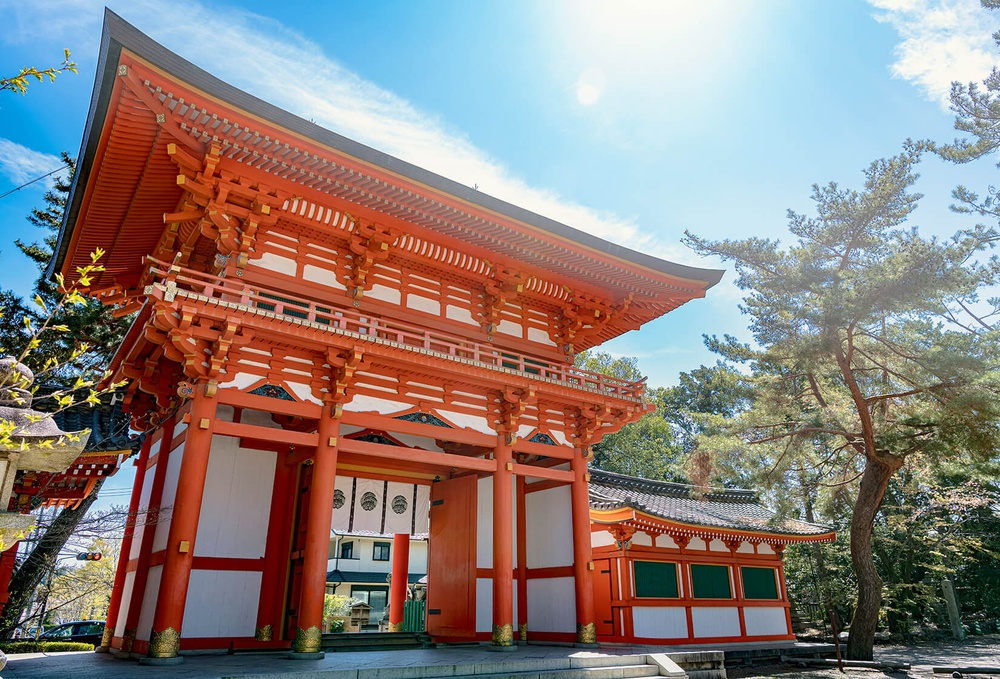
//> input picture OpenCV-C++/Resources/temple.jpg, 1000 x 679 px, shrunk from 1650 x 1120 before the run
$ ./basic_functions   (built with g++ and OpenCV 4)
//> lines starting //> are read from the running program, lines starting //| are printed output that depends on the picture; after the words box and inside, x2 and y2 are one past the last pixel; in counts of white or black regions, pixels touching at a corner belong together
#include <opencv2/imgcodecs/imgcodecs.hpp>
#include <opencv2/highgui/highgui.hpp>
#include <opencv2/imgproc.hpp>
#include <iostream>

using namespace std;
using namespace cv;

void grayscale(Mat img);
void blur(Mat img);
void edgeDetection(Mat img);
void dilate_and_erode(Mat img);

//Learning how to convert an image to grayscale, blur an image, detect edges, dilate an image, and erode an image

int main() {
	string path = "Resources/temple.jpg";
	Mat img = imread(path);
//> img is the input picture: 679 rows x 1000 cols, CV_8UC3; mean B, G, R 123.9, 127.7, 139.9

//	grayscale(img);
//	blur(img);
//	edgeDetection(img);
	dilate_and_erode(img);


}

void grayscale(Mat img) {
	Mat imgGray; //Define the grayscale iamge name


	//After reading the image, you can convert it into grayscale
	cvtColor(img, imgGray, COLOR_BGR2GRAY); //Parameters: input image, output image, and conversion

	//Show Images
	imshow("Image", img);
	imshow("Grayscale Image", imgGray);

	waitKey(0);
}

void blur(Mat img) {
	Mat imgBlur;

	GaussianBlur(img, imgBlur, Size(15, 15), 5, 0); //Parameters: input image, output image, kernel size (widthxheight), sigmaX, sigmaY

	//Show Images
	imshow("Image", img);
	imshow("Blur Image", imgBlur);

	waitKey(0);
}

void edgeDetection(Mat img) {
	Mat imgBlur;
	Mat imgCanny;
	GaussianBlur(img, imgBlur, Size(3, 3), 3, 0); //Common practice to blur the image slightly to make it easier to detect edges

	Canny(imgBlur, imgCanny, 50, 150); //Parameters: input image, output image, threshhold 1, threshhold 2

	imshow("Image", img);
	imshow("Image Canny", imgCanny);

	waitKey(0);
}

void dilate_and_erode(Mat img) {
	Mat imgBlur, imgCanny;
	Mat imgDilate, imgErode;
	GaussianBlur(img, imgBlur, Size(3, 3), 3, 0);
	Canny(imgBlur, imgCanny, 50, 150);
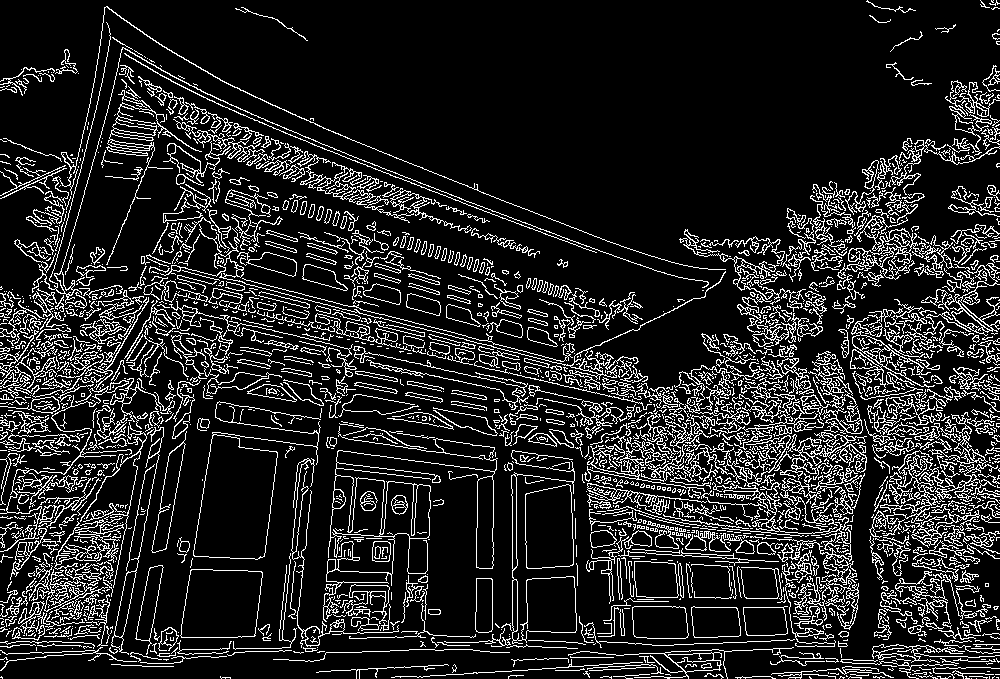
//> imgCanny: 679 rows x 1000 cols, CV_8UC1; 14.3% white in thin lines or dots

	Mat kernel = getStructuringElement(MORPH_RECT, Size(5, 5)); //Create a kernel that can be used with dilation : Increasing the size will dilate the image more : Use only odd numbers

	dilate(imgCanny, imgDilate, kernel);
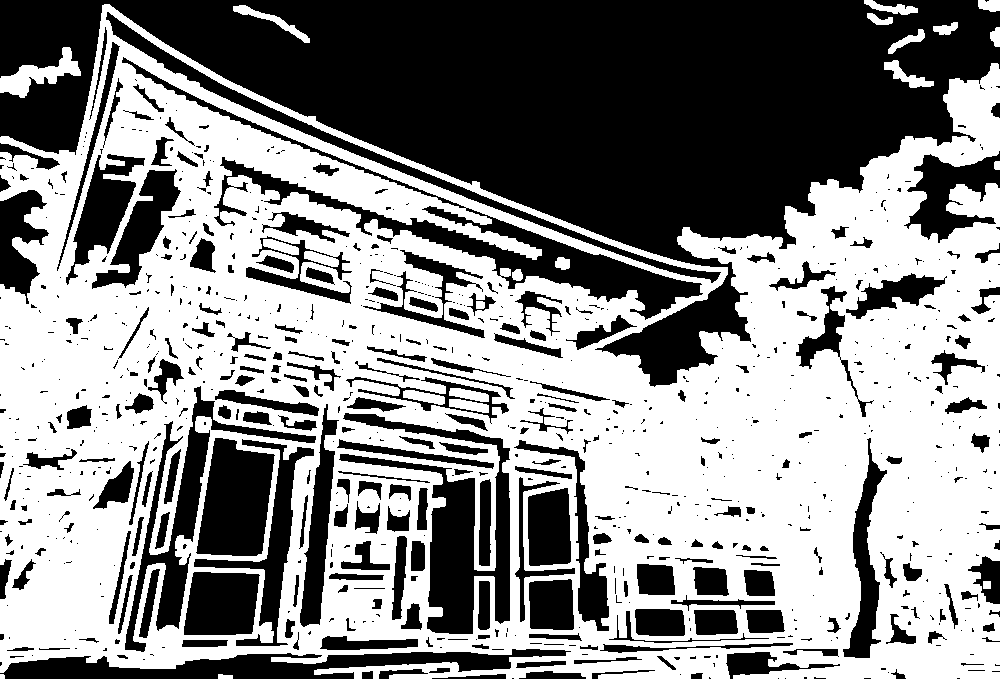
//> imgDilate: 679 rows x 1000 cols, CV_8UC1; 54.4% white; 883 black regions (590 under 20 px), largest, box (x1, y1, x2, y2) and area: (0, 0, 1000, 387) 157652, (122, 57, 703, 320) 13078, (339, 413, 510, 634) 10795
	erode(imgDilate, imgErode, kernel);
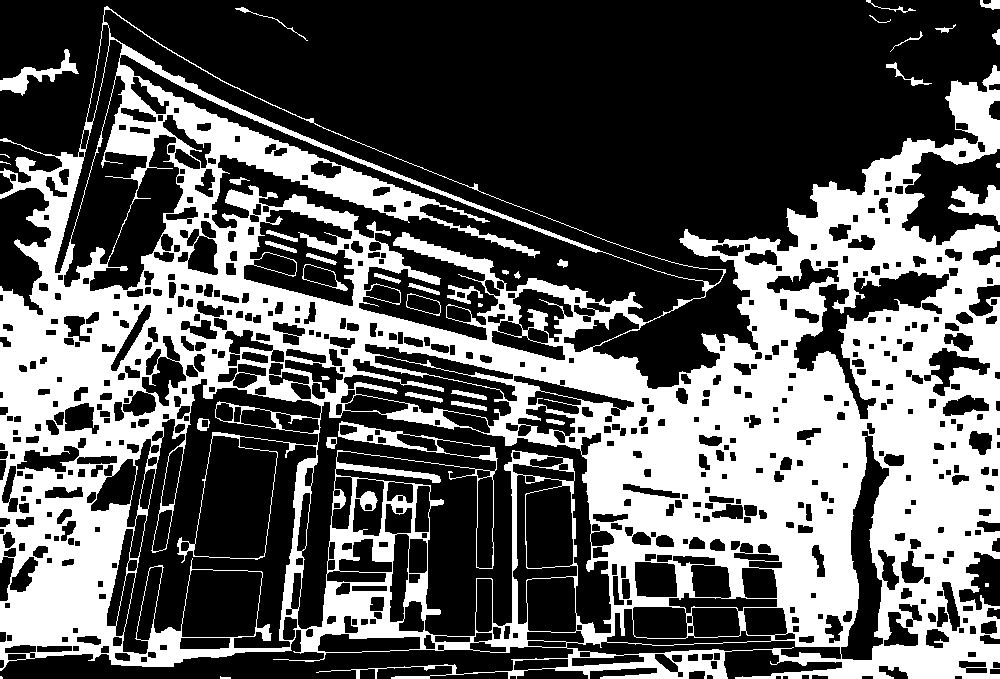
//> imgErode: 679 rows x 1000 cols, CV_8UC1; 36.7% white; 37 white regions (6 under 20 px), largest, box (x1, y1, x2, y2) and area: (0, 6, 1000, 679) 244077, (948, 185, 1000, 225) 1025, (0, 49, 79, 96) 936

	imshow("Image with Edge Detection", imgCanny);
	imshow("Dilated Image", imgDilate);
	imshow("Eroded Image", imgErode);

	waitKey(0);
}

$ run again, with OpenCV-C++/Resources/cards.jpg copied over OpenCV-C++/Resources/temple.jpg
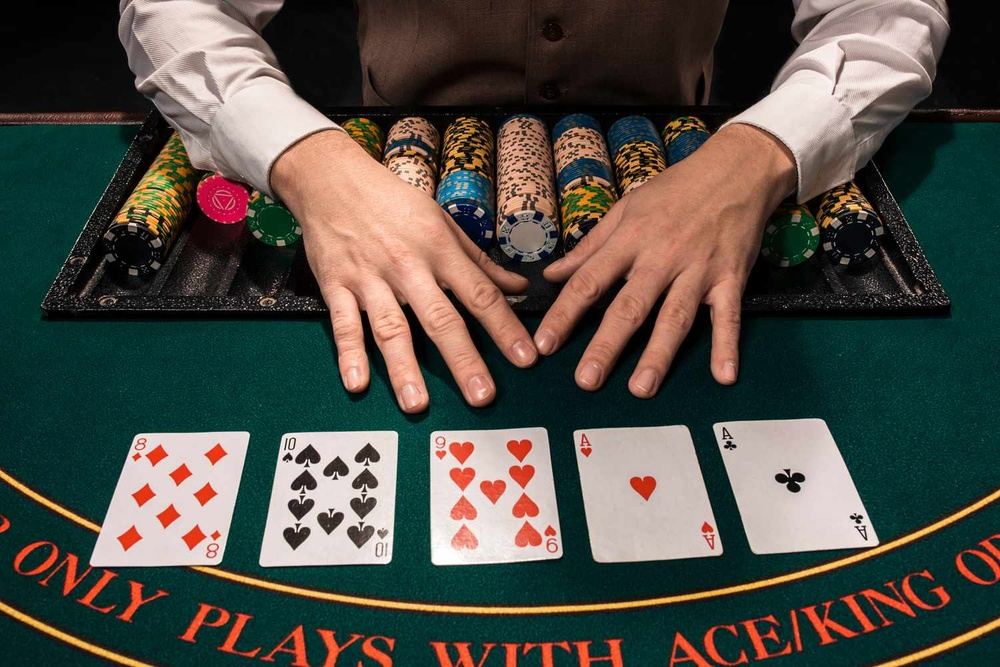
//> input picture OpenCV-C++/Resources/cards.jpg, 1000 x 667 px, shrunk from 1500 x 1000 before the run
//> img is the input picture: 667 rows x 1000 cols, CV_8UC3; mean B, G, R 71.2, 79, 81.2
//> in dilate_and_erode, `Canny(imgBlur, imgCanny, 50, 150);`:
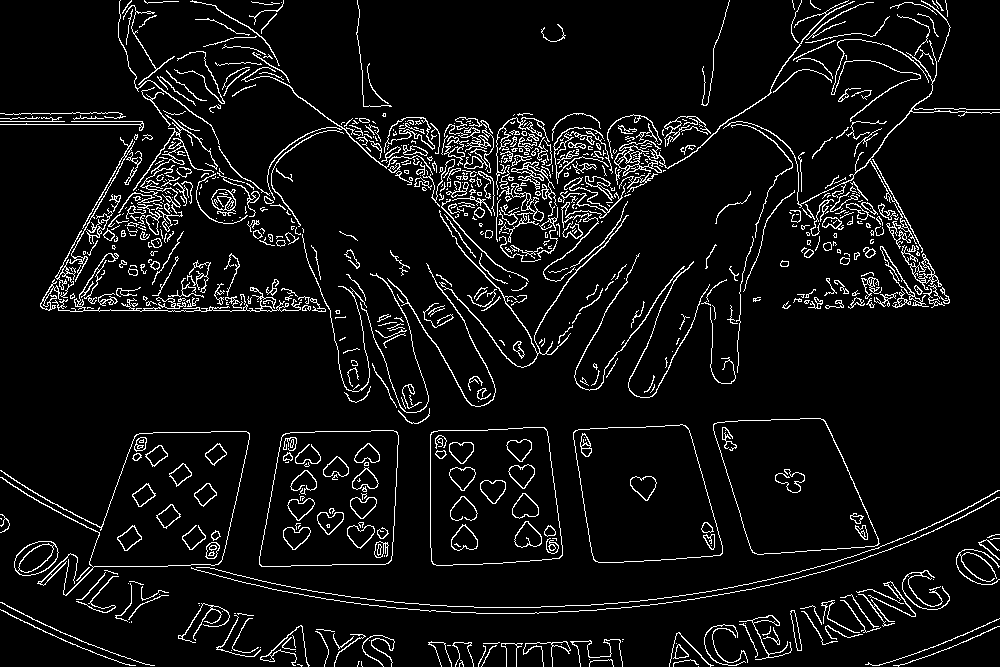
//> imgCanny: 667 rows x 1000 cols, CV_8UC1; 6.6% white in thin lines or dots
//> imgDilate: 667 rows x 1000 cols, CV_8UC1; 29.3% white; 39 white regions, largest, box (x1, y1, x2, y2) and area: (0, 0, 1000, 426) 120334, (0, 416, 1000, 625) 23117, (667, 568, 952, 667) 8947
//> in dilate_and_erode, `erode(imgDilate, imgErode, kernel);`:
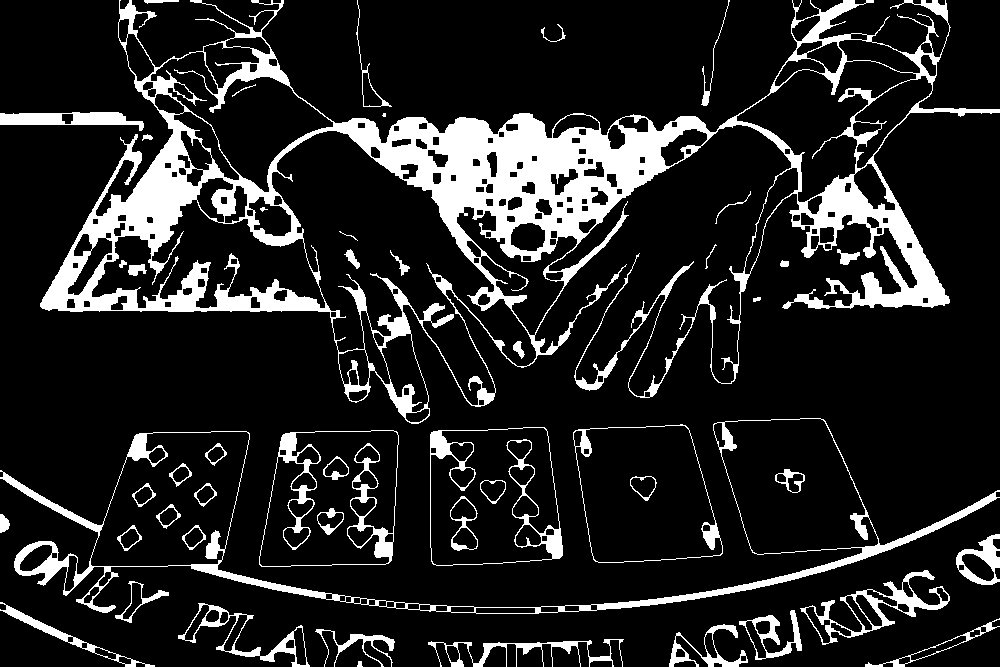
//> imgErode: 667 rows x 1000 cols, CV_8UC1; 14.3% white; 50 white regions (1 under 20 px), largest, box (x1, y1, x2, y2) and area: (40, 0, 1000, 424) 65585, (0, 418, 1000, 614) 9186, (259, 430, 399, 567) 2646

$ run again, with OpenCV-C++/Resources/banana.png saved as OpenCV-C++/Resources/temple.jpg
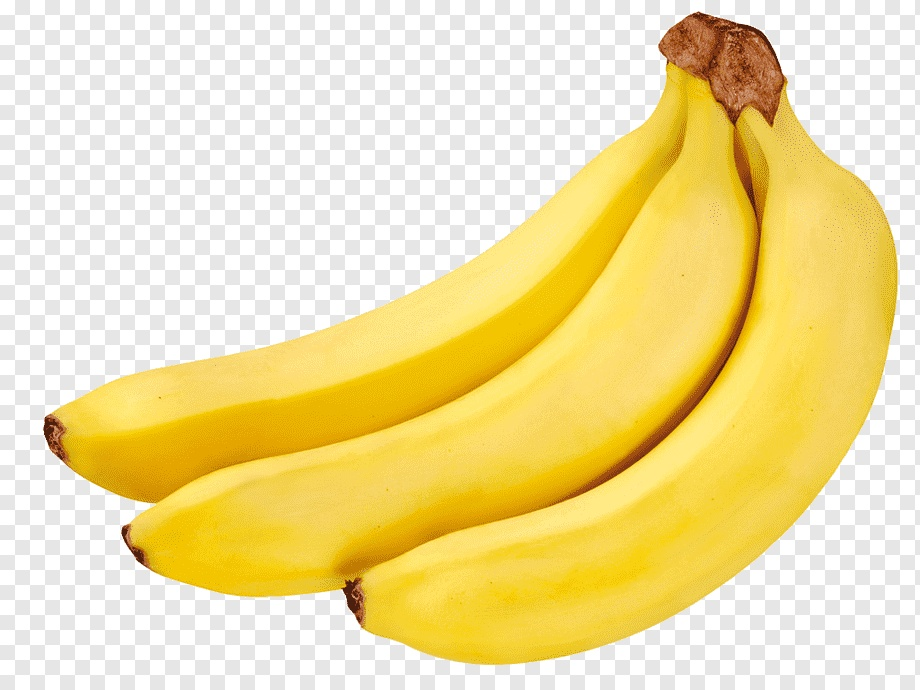
//> input picture OpenCV-C++/Resources/banana.png, 920 x 690 px
//> img is the input picture: 690 rows x 920 cols, CV_8UC3; mean B, G, R 161.7, 223.7, 241
//> in dilate_and_erode, `Canny(imgBlur, imgCanny, 50, 150);`:
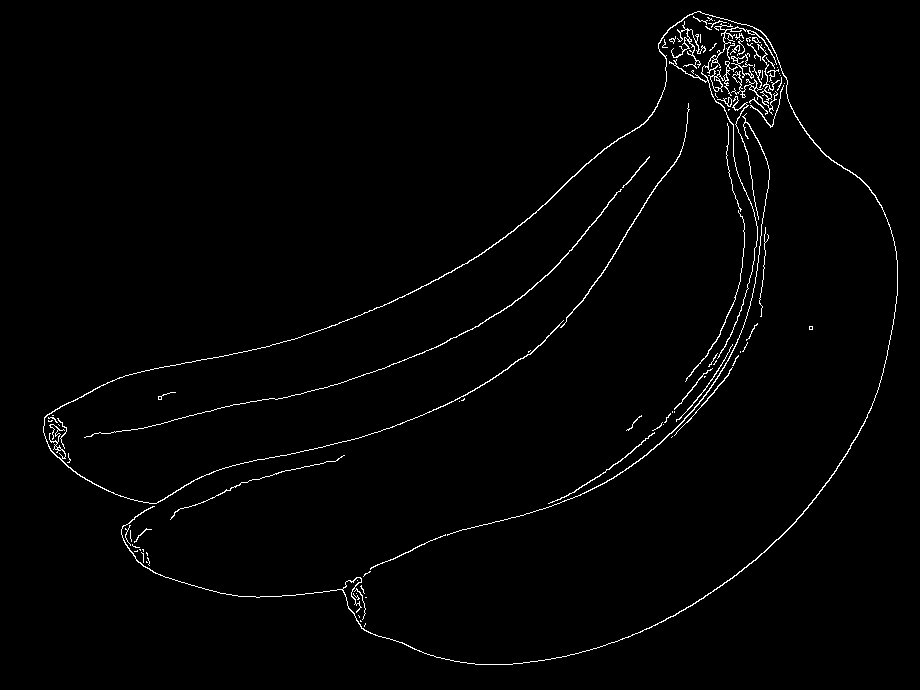
//> imgCanny: 690 rows x 920 cols, CV_8UC1; 1.5% white in thin lines or dots, all inside (x1, y1, x2, y2) = (43, 11, 898, 665)
//> imgDilate: 690 rows x 920 cols, CV_8UC1; 7.4% white; 6 white regions, box (x1, y1, x2, y2) and area: (41, 9, 900, 667) 40928, (82, 154, 652, 440) 4181, (168, 453, 347, 522) 1187, (624, 413, 644, 433) 174, (156, 390, 178, 402) 151, (807, 324, 815, 332) 64
//> in dilate_and_erode, `erode(imgDilate, imgErode, kernel);`:
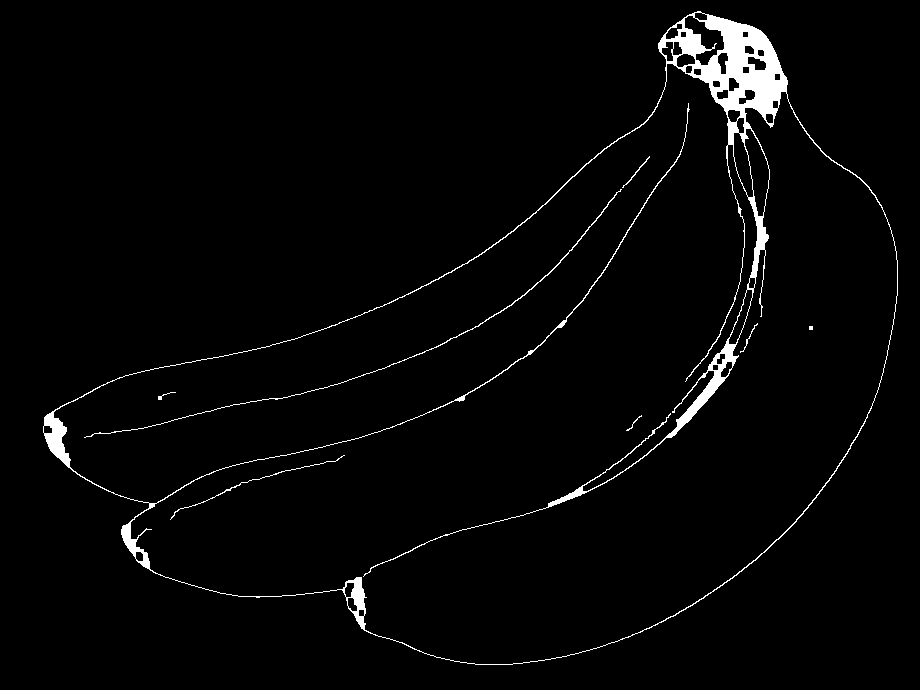
//> imgErode: 690 rows x 920 cols, CV_8UC1; 2.5% white; 8 white regions (1 under 20 px), largest, box (x1, y1, x2, y2) and area: (43, 11, 898, 665) 14892, (84, 189, 622, 438) 707, (170, 455, 345, 520) 211
